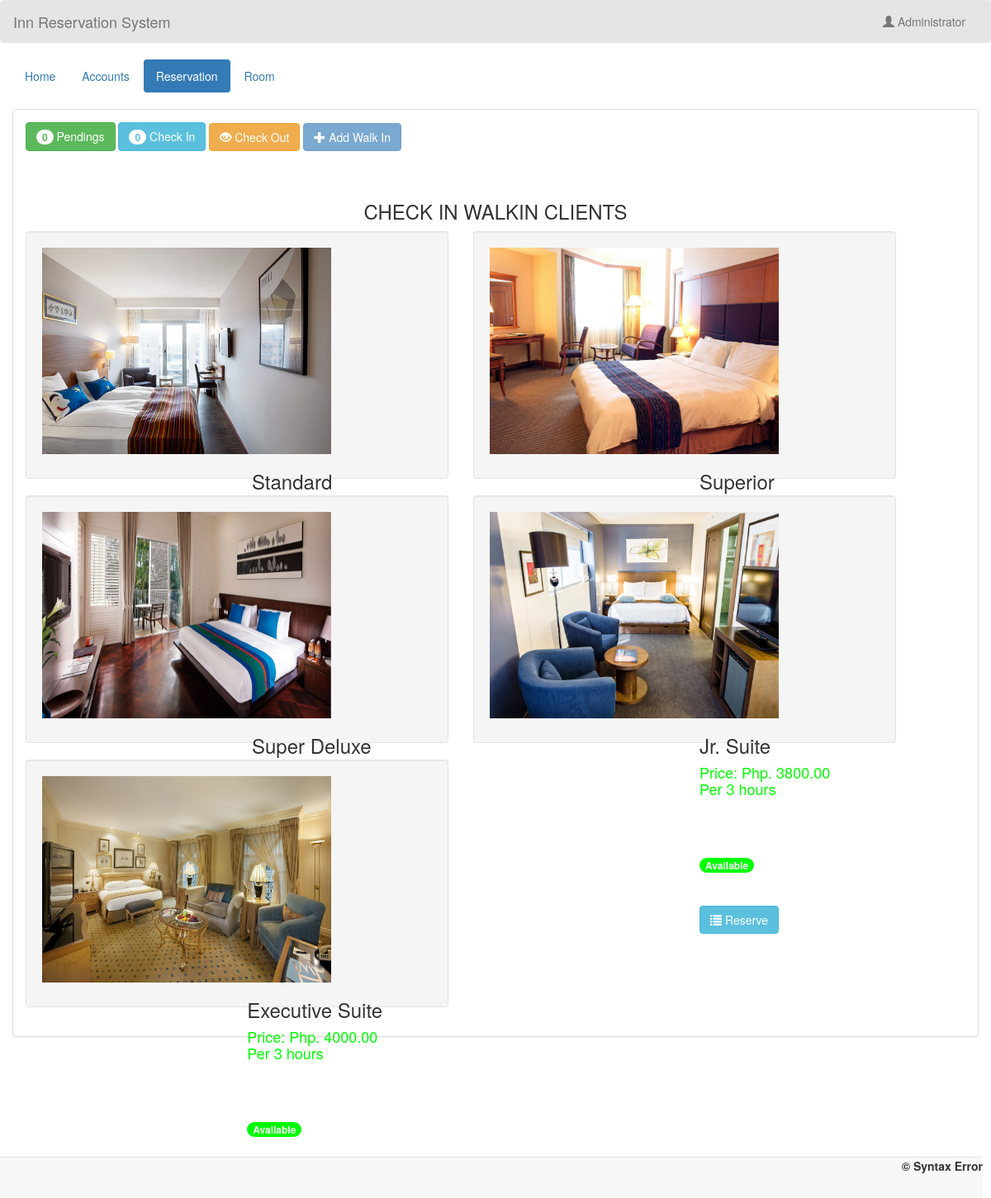
The app's page /admin/add_walkin.php (signed in), older data.
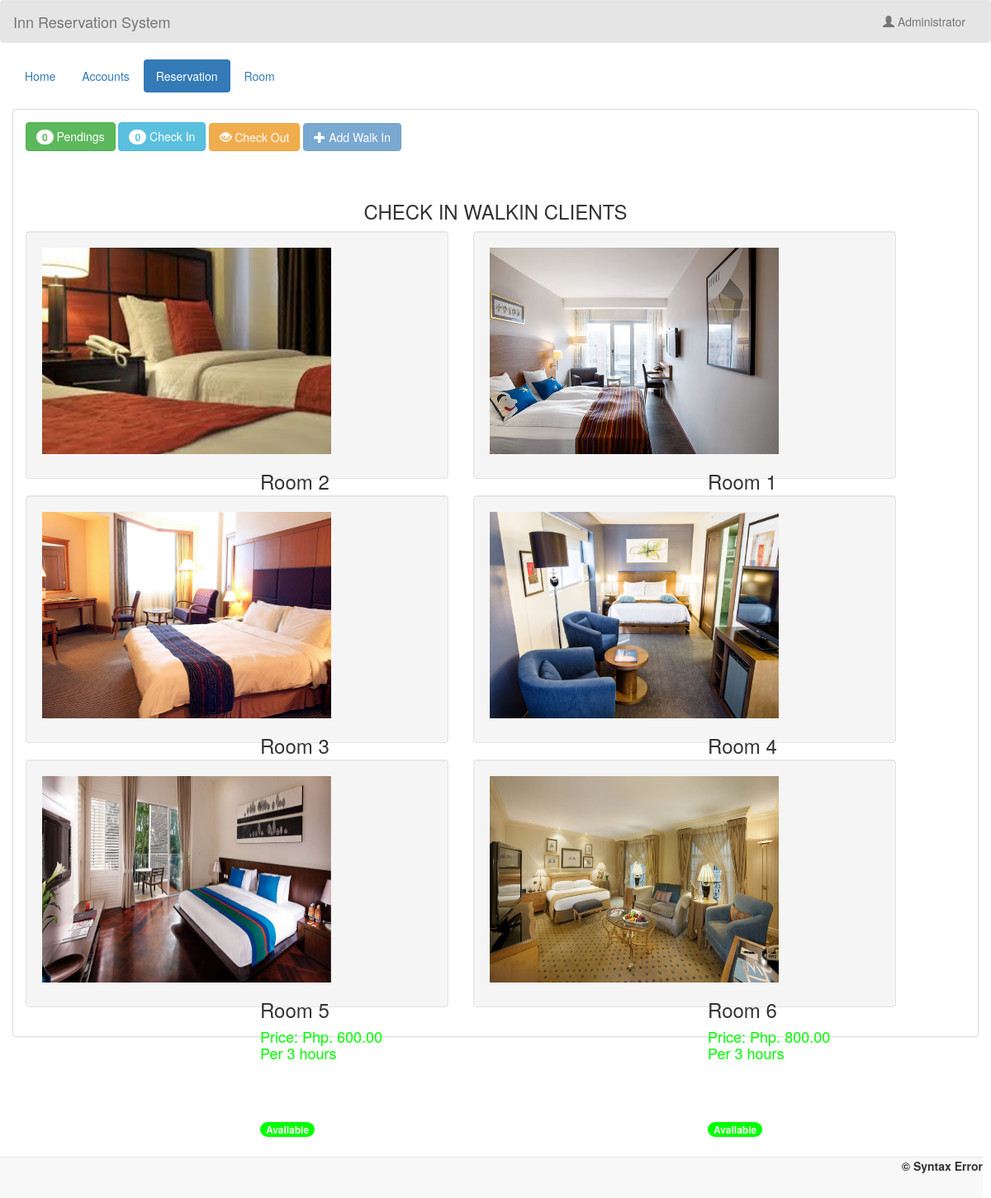
The same page, newer data.
### tables this page shows
CREATE TABLE `room` (
  `room_id` int(11) NOT NULL,
  `room_type` varchar(50) NOT NULL,
  `price` varchar(11) NOT NULL,
  `photo` varchar(100) NOT NULL
);

### admin/name.php (called while the page is built)
<?php
	require 'connect.php';
	$query = $conn->query("SELECT * FROM `admin` WHERE `admin_id` = '$_SESSION[admin_id]'") or die(mysqli_error());
	$fetch = $query->fetch_array();
	$name = $fetch['name'];
?>

### admin/add_walkin.php (the view, shortened to what this page needs)
<!DOCTYPE html>
<?php
	require 'name.php';
?>
<html lang = "en">
	<head>
		<link rel = "stylesheet" type = "text/css" href = "../css/bootstrap.css " />
		<link rel = "stylesheet" type = "text/css" href = "../css/style.css" />
	</head>
<body>
	<nav style = "background-color:rgba(0, 0, 0, 0.1);" class = "navbar navbar-default">
		<div  class = "container-fluid">
			<div class = "navbar-header">
				<a class = "navbar-brand" >Inn Reservation System</a>
			</div>
			<ul class = "nav navbar-nav pull-right ">
				<li class = "dropdown">
					<a class="dropdown-toggle" data-toggle="dropdown" role="button" aria-haspopup="true" aria-expanded="false"><i class = "glyphicon glyphicon-user"></i> <?php echo $name;?></a>
				</li>
			</ul>
		</div>
	</nav>
	<div class = "container-fluid">
		<ul class = "nav nav-pills">
			<li><a href = "home.php">Home</a></li>
			<li><a href = "account.php">Accounts</a></li>
			<li class = "active"><a href = "reserve.php">Reservation</a></li>
			<li><a href = "room.php">Room</a></li>
		</ul>
	</div>
	<br />
	<div class = "container-fluid">
		<div class = "panel panel-default">
			<?php
				$q_p = $conn->query("SELECT COUNT(*) as total FROM `transaction` WHERE `status` = 'Pending'") or die(mysqli_error());
				$f_p = $q_p->fetch_array();
				$q_ci = $conn->query("SELECT COUNT(*) as total FROM `transaction` WHERE `status` = 'Check In'") or die(mysqli_error());
				$f_ci = $q_ci->fetch_array();
			?>
			<div class = "panel-body">
				<a class = "btn btn-success" href = "reserve.php"><span class = "badge"><?php echo $f_p['total']?></span> Pendings</a>
				<a class = "btn btn-info" href = "checkin.php"><span class = "badge"><?php echo $f_ci['total']?></span> Check In</a>
				<a class = "btn btn-warning " href = "checkout.php"><i class = "glyphicon glyphicon-eye-open"></i> Check Out</a>
                <a class = "btn btn-primary disabled" href = "add_walkin.php"><i class = "glyphicon glyphicon-plus"></i> Add Walk In</a>
				<br />
				<br />
				<div style = "margin-left:0; margin-top:40px" >
				<strong ><h3 class="text-center">CHECK IN WALKIN CLIENTS</h3></strong>
				<?php
					require_once 'connect.php';
					$query = $conn->query("SELECT * FROM `room` ORDER BY `price` ASC") or die(mysql_error());
					while($fetch = $query->fetch_array()){
				?>
						<div class = "well col-md-5" style = "height:300px; width:45%; margin-right:30px" >
						<div style = "float:left;">
							<img src = "../photo/<?php echo $fetch['photo']?>" height = "250" width = "350"/>
						</div>
						<div style = "float:right; margin-right:60px;">
							<h3><?php echo $fetch['room_type']?></h3>
							<h4 style = "color:#00ff00;"><?php echo "Price: Php. ".$fetch['price'].".00"?> <br>Per 3 hours</h4>
							<br /><br /><br />
							<?php
                           $room_id = $fetch['room_id'];
						  $checkroom = $conn->query("SELECT * FROM `transaction` WHERE `room_id` = '$room_id' && `status` = 'Check In'") or die(mysqli_error());
						  $row = $checkroom->num_rows;
						  $disabled = "";
						  $atag ="";
                             if($row > 0){
								$atag = "pointer-events: none";
								$disabled = "disabled";
								?>
							<span class="badge badge-warning">Occupied</span>
                       <?php
							 }else{
					   ?>
<span class="badge badge-success">Available</span>
                         <?php
									}
						 ?>
							<br /><br /><br />
							<a  <?php echo $disabled; ?>  style="<?php echo $atag;?>" href = "add_walkin_reserved.php?room_id=<?php echo $fetch['room_id']?>" class = "btn btn-info"><i class = "glyphicon glyphicon-list"> </i> Reserve</a>
						</div>
					</div>
				<?php
					}
				?>
	</div>
			</div>
		</div>
	</div>
	<br />
	<br />
	<div style = "text-align:right; margin-right:10px;" class = "navbar navbar-default navbar-fixed-bottom">
		<label>&copy; Syntax Error </label>
	</div>
</body>
</html>

Row changes from the older to the newer data that the page shows:
removed room: photo (picture), room_type "Standard"
removed room: photo (picture), room_type "Superior"
removed room: photo (picture), room_type "Super Deluxe"
removed room: photo (picture), room_type "Jr. Suite", price "3800", shows "Available"
removed room: photo (picture), room_type "Executive Suite", price "4000", shows "Available"
added room: photo (picture), room_type "Room 2"
added room: photo (picture), room_type "Room 1"
added room: photo (picture), room_type "Room 3"
added room: photo (picture), room_type "Room 4"
added room: photo (picture), room_type "Room 5", price "600", shows "Available"
added room: photo (picture), room_type "Room 6", price "800", shows "Available"
